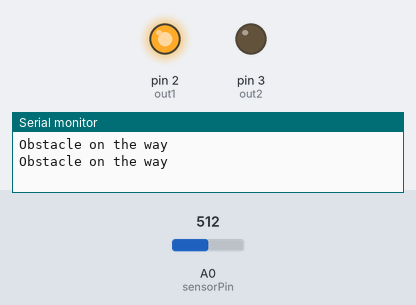
The sketch below on a simulated Arduino Uno, built with avr-gcc and run on an emulated ATmega328P. Parts: output pins drawn as LEDs (lit = HIGH), the last lines printed to the serial monitor. Inputs (shaded band) come from the test bench; at power-on: A0 (sensorPin) = 512.

Above: at 3.2 s.
3.3 s: A0 (sensorPin) set to 789
5.0 s: A0 (sensorPin) set to 814
At 5.5 s:
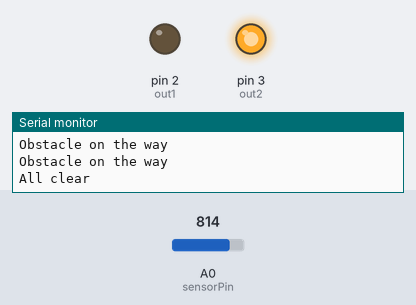
6.5 s: A0 (sensorPin) set to 716
At 8.0 s:
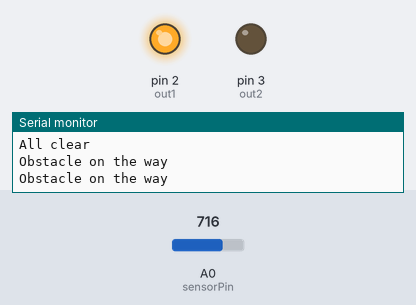
8.3 s: A0 (sensorPin) set to 900
At 9.5 s:
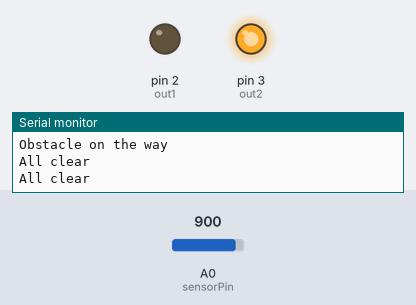
Timing chart, 0 to 11.1 s (numbered marks = the images above; inputs shaded):
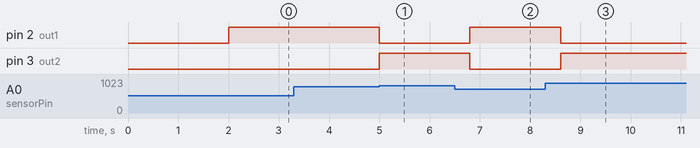

The sketch:

irled.ino
```cpp
int sensorPin = A0;
int out1 = 2; //r1
int out2 = 3; //g1
int outputValue = 0;
int sensorValue = 0;

void setup() {
  // put your setup code here, to run once:
  Serial.begin(9600);
  delay(2000);
}

void loop() {
  sensorValue = analogRead(sensorPin);
  outputValue = map(sensorValue, 0, 1023, 0, 255);

  if(outputValue<200){
    analogWrite(out1, 255);
    analogWrite(out2, 0);
    Serial.println("Obstacle on the way");
  }else{
    analogWrite(out2, 255);
    analogWrite(out1, 0);
    Serial.println("All clear");
  }
  delay(600);
}
```

Measured:
- the behaviour switches between 802 and 803 on A0 (sensorPin) (found by bisection; images 0 and 1)
- after the input at 5.0 s, pin 2 (out1): HIGH → LOW at once; pin 3 (out2): LOW → HIGH at once
- after the input at 6.5 s, pin 2 (out1): LOW → HIGH after 0.30 s; pin 3 (out2): HIGH → LOW after 0.30 s
- after the input at 8.3 s, pin 2 (out1): HIGH → LOW after 0.30 s; pin 3 (out2): LOW → HIGH after 0.30 s
